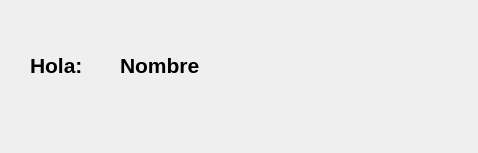
<?xml version="1.0" encoding="UTF-8"?>
<ui version="4.0">
 <class>Dialog</class>
 <widget class="QDialog" name="Dialog">
  <property name="geometry">
   <rect>
    <x>0</x>
    <y>0</y>
    <width>478</width>
    <height>153</height>
   </rect>
  </property>
  <property name="windowTitle">
   <string>Dialog</string>
  </property>
  <widget class="QLabel" name="label">
   <property name="geometry">
    <rect>
     <x>30</x>
     <y>50</y>
     <width>91</width>
     <height>31</height>
    </rect>
   </property>
   <property name="font">
    <font>
     <pointsize>16</pointsize>
     <weight>75</weight>
     <bold>true</bold>
    </font>
   </property>
   <property name="text">
    <string>Hola:</string>
   </property>
  </widget>
  <widget class="QLabel" name="dialogo">
   <property name="geometry">
    <rect>
     <x>120</x>
     <y>50</y>
     <width>211</width>
     <height>31</height>
    </rect>
   </property>
   <property name="font">
    <font>
     <pointsize>16</pointsize>
     <weight>75</weight>
     <bold>true</bold>
    </font>
   </property>
   <property name="text">
    <string>Nombre</string>
   </property>
  </widget>
 </widget>
 <resources/>
 <connections/>
</ui>
